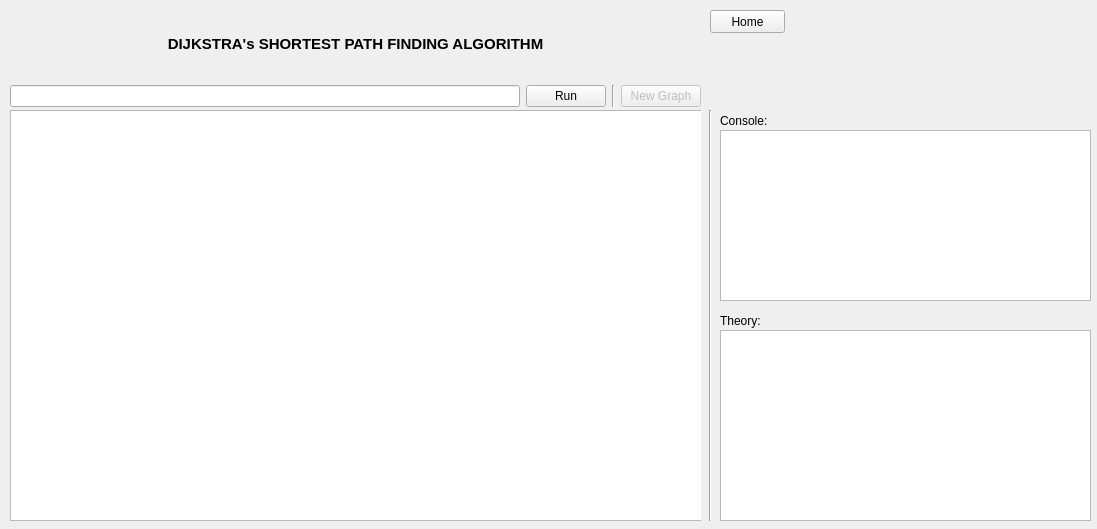
<?xml version="1.0" encoding="UTF-8"?>
<ui version="4.0">
 <class>DijkstraViewClass</class>
 <widget class="QWidget" name="DijkstraViewClass">
  <property name="geometry">
   <rect>
    <x>0</x>
    <y>0</y>
    <width>1097</width>
    <height>529</height>
   </rect>
  </property>
  <property name="windowTitle">
   <string>Form</string>
  </property>
  <widget class="QLabel" name="dijkstraInfoConsoleLabel">
   <property name="geometry">
    <rect>
     <x>720</x>
     <y>310</y>
     <width>47</width>
     <height>21</height>
    </rect>
   </property>
   <property name="text">
    <string>Theory:</string>
   </property>
  </widget>
  <widget class="QLabel" name="dijkstraConsoleLabel">
   <property name="geometry">
    <rect>
     <x>720</x>
     <y>110</y>
     <width>47</width>
     <height>21</height>
    </rect>
   </property>
   <property name="text">
    <string>Console:</string>
   </property>
  </widget>
  <widget class="QPlainTextEdit" name="dijkstraInfoPlainTextEdit">
   <property name="geometry">
    <rect>
     <x>720</x>
     <y>330</y>
     <width>371</width>
     <height>191</height>
    </rect>
   </property>
   <property name="readOnly">
    <bool>true</bool>
   </property>
  </widget>
  <widget class="QWidget" name="dijkstraAnimAreaPane" native="true">
   <property name="geometry">
    <rect>
     <x>10</x>
     <y>110</y>
     <width>691</width>
     <height>411</height>
    </rect>
   </property>
   <widget class="QGraphicsView" name="dijkstraAnimArea">
    <property name="geometry">
     <rect>
      <x>0</x>
      <y>0</y>
      <width>701</width>
      <height>411</height>
     </rect>
    </property>
   </widget>
  </widget>
  <widget class="Line" name="dijkstraAnimTextAreaSeparator">
   <property name="geometry">
    <rect>
     <x>695</x>
     <y>110</y>
     <width>31</width>
     <height>411</height>
    </rect>
   </property>
   <property name="orientation">
    <enum>Qt::Vertical</enum>
   </property>
  </widget>
  <widget class="QPlainTextEdit" name="dijkstraPlainTextEdit">
   <property name="geometry">
    <rect>
     <x>720</x>
     <y>130</y>
     <width>371</width>
     <height>171</height>
    </rect>
   </property>
   <property name="readOnly">
    <bool>true</bool>
   </property>
  </widget>
  <widget class="QWidget" name="layoutWidget">
   <property name="geometry">
    <rect>
     <x>10</x>
     <y>10</y>
     <width>691</width>
     <height>97</height>
    </rect>
   </property>
   <layout class="QVBoxLayout" name="dijkstraHeaderAndControlPane">
    <item>
     <widget class="QLabel" name="dijkstraHeaderLabel">
      <property name="layoutDirection">
       <enum>Qt::RightToLeft</enum>
      </property>
      <property name="text">
       <string>&lt;html&gt;&lt;head/&gt;&lt;body&gt;&lt;p&gt;&lt;span style=&quot; font-size:11pt; font-weight:600;&quot;&gt;DIJKSTRA's SHORTEST PATH FINDING ALGORITHM&lt;/span&gt;&lt;/p&gt;&lt;/body&gt;&lt;/html&gt;</string>
      </property>
      <property name="alignment">
       <set>Qt::AlignCenter</set>
      </property>
     </widget>
    </item>
    <item>
     <layout class="QHBoxLayout" name="dijkstraControlPane">
      <item>
       <widget class="QLineEdit" name="dijkstraInsertLineEdit">
        <property name="whatsThis">
         <string/>
        </property>
        <property name="inputMask">
         <string/>
        </property>
        <property name="text">
         <string/>
        </property>
       </widget>
      </item>
      <item>
       <widget class="QPushButton" name="dijkstraInsertBtn">
        <property name="text">
         <string>Run</string>
        </property>
       </widget>
      </item>
      <item>
       <widget class="Line" name="dijkstraInsertNewGraphSepLine">
        <property name="orientation">
         <enum>Qt::Vertical</enum>
        </property>
       </widget>
      </item>
      <item>
       <widget class="QPushButton" name="dijkstraNewGraphBtn">
        <property name="enabled">
         <bool>false</bool>
        </property>
        <property name="text">
         <string>New Graph</string>
        </property>
       </widget>
      </item>
     </layout>
    </item>
   </layout>
  </widget>
  <widget class="QPushButton" name="dijkstraHomeBtn">
   <property name="geometry">
    <rect>
     <x>710</x>
     <y>10</y>
     <width>75</width>
     <height>23</height>
    </rect>
   </property>
   <property name="text">
    <string>Home</string>
   </property>
  </widget>
 </widget>
 <resources/>
 <connections/>
</ui>
